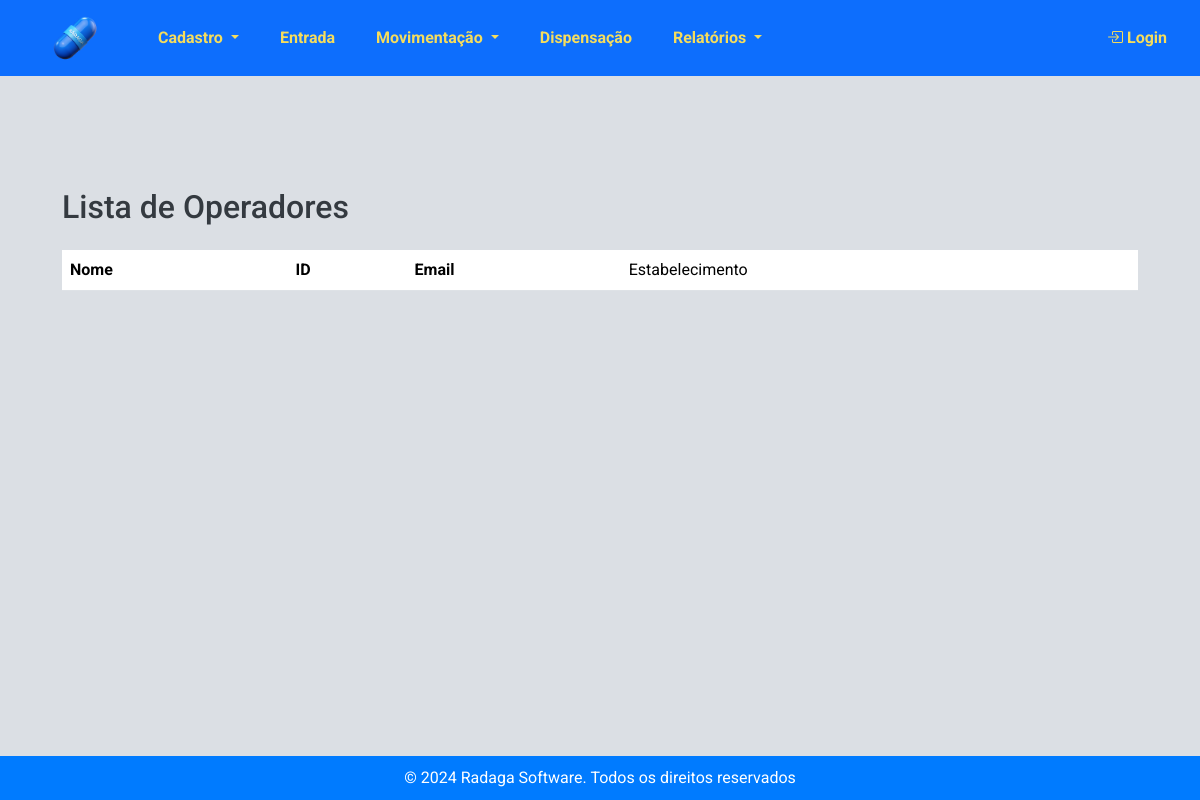
Before: /estoque/listar_operadores/ with the older database file.
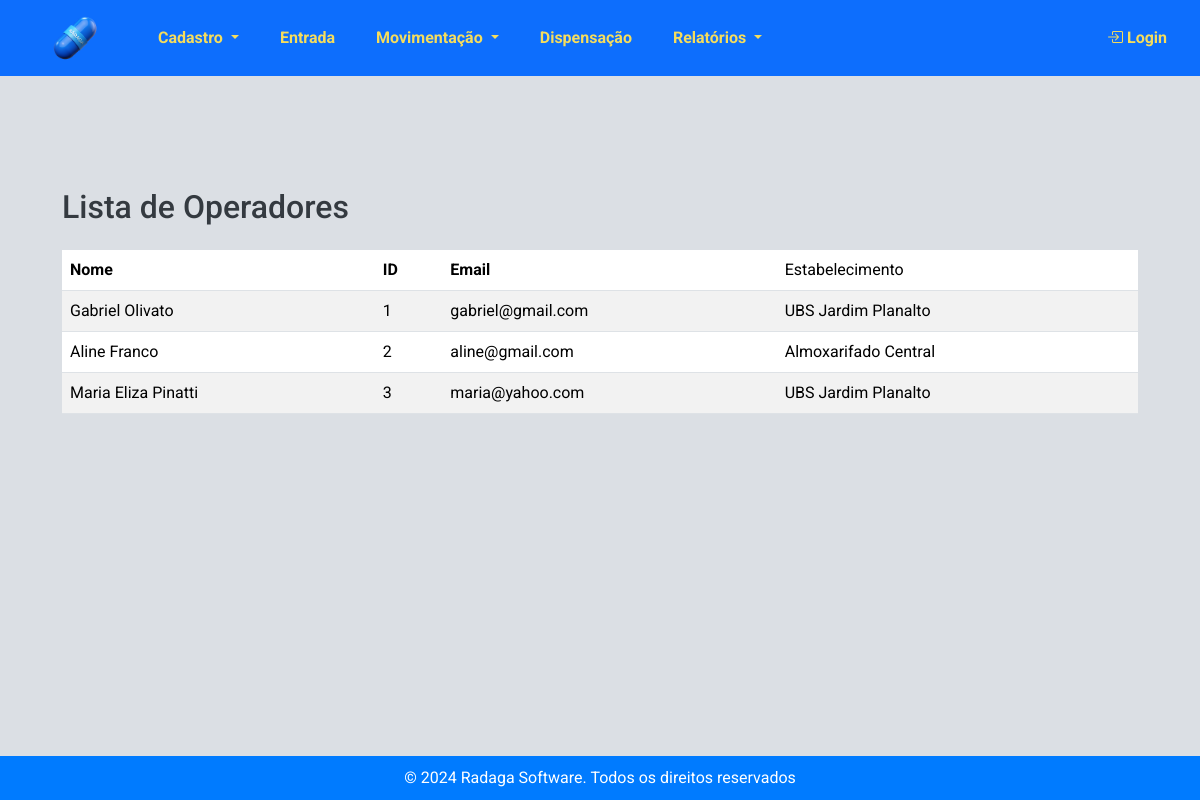
After: the same page with the newer database file.
### estoque/models.py (models this page shows, shortened)
class Operador(AbstractUser):
    nome_completo = models.CharField(max_length=255)
    cpf = models.CharField(max_length=14, unique=True)
    estabelecimentos = models.ManyToManyField(Estabelecimento)
    groups = models.ManyToManyField(
        Group,
        related_name='operador_set',
        blank=True,
        help_text="Os grupos aos quais este usuário pertence."
    )
    user_permissions = models.ManyToManyField(
        Permission,
        related_name='operador_permissions_set',
        blank=True,
        help_text="Permissões específicas para este usuário."
    )

class Estabelecimento(models.Model):
    TIPOS_ESTABELECIMENTO = [
        ('Farmacia', 'Farmácia'),
        ('Almoxarifado Central', 'Almoxarifado Central'),
    ]
    nome = models.CharField(max_length=255)
    codigo_cnes = models.CharField(max_length=20)
    farmaceutico_responsavel = models.CharField(max_length=255)
    imagem_logotipo = models.ImageField(upload_to='logotipos/')
    tipo_estabelecimento = models.CharField(max_length=20, choices=TIPOS_ESTABELECIMENTO)

### estoque/views.py (the view)
# urls.py: path('listar_operadores/', views.listar_operadores, name='listar_operadores'),
def listar_operadores(request):
    operadores = Operador.objects.all()
    return render(request, "estoque/listar_operadores.html", {"operadores": operadores})

### estoque/templates/estoque/listar_operadores.html (shortened to what this page needs)
{% extends 'estoque/base.html' %}
{% block content %}
<div class="container mt-5">
    <h2 class="mb-4">Lista de Operadores</h2>
    <table class="table table-striped">
        <thead>
            <tr>
                <th>Nome</th>
                <th>ID</th>
                <th>Email</th>
                <td>Estabelecimento</td>
            </tr>
        </thead>
        <tbody>
            {% for operador in operadores %}
            <tr>
                <td>{{ operador.nome_completo }}</td>
                <td>{{ operador.id }}</td>
                <td>{{ operador.email }}</td>
                <td>
                    {% for estabelecimento in operador.estabelecimentos.all %}
                        {{ estabelecimento.nome }}{% if not forloop.last %}, {% endif %}
                    {% endfor %}
                </td>
            </tr>
            {% endfor %}
        </tbody>
    </table>
</div>
{% endblock %}

Changed rows visible on the page:
added Operador: nome_completo "Gabriel Olivato", id "1", email "gabriel@gmail.com"
now on this page (row unchanged): Estabelecimento: nome "UBS Jardim Planalto"
added Operador: nome_completo "Aline Franco", id "2", email "aline@gmail.com"
now on this page (row unchanged): Estabelecimento: nome "Almoxarifado Central", shown under "Aline Franco"
added Operador: nome_completo "Maria Eliza Pinatti", id "3", email "maria@yahoo.com"
